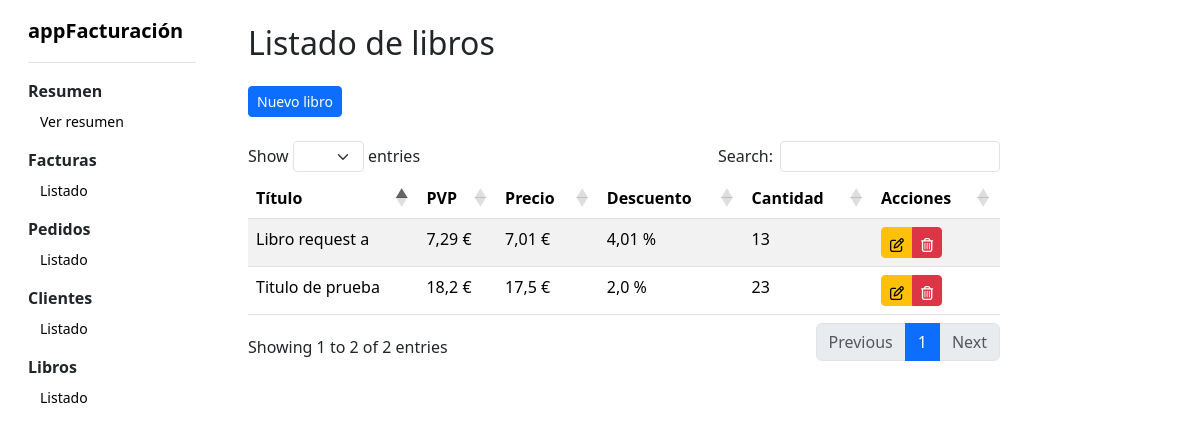
The app's page /facturacion/libros/, older data.
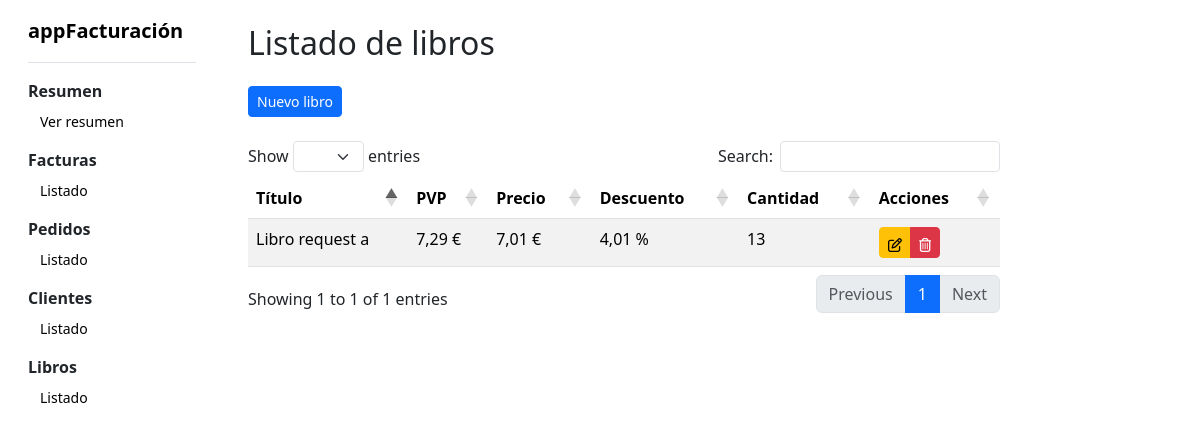
The same page, newer data.
### facturacion/models.py (models this page shows)
class Libro(models.Model):
    titulo = models.CharField(max_length=256, unique=True)
    cantidad = models.IntegerField(default=0)
    precio = models.FloatField(default=0.0)
    descuento = models.FloatField(default=0.0)
    class Meta:
        ordering = ['pk']
        verbose_name = "Libro"
        verbose_name_plural = "Libros"

### facturacion/views/libros.py (the view)
# urls.py: path("libros/", render_index_libros, name="lista_libros"),
def render_index_libros(request):
    libros = Libro.objects.annotate(precio_iva=ExpressionWrapper(Func(F('precio') * 1.04, function='ROUND', template='%(function)s(%(expressions)s, 2)'), output_field=FloatField()))
    return render(request, 'libros/index.html', context={'libros': libros})

### templates/libros/index.html (shortened to what this page needs)
{% extends 'base.html' %}
{% block content %}
    <div class="container-fluid">
        <div class="row">
            <div class="col">
                <h2 class="my-4">Listado de libros</h2>
                <button type="button" class="btn btn-sm btn-primary mb-4" data-bs-toggle="modal" data-bs-target="#crearLibroModal">
                    Nuevo libro
                </button>
                <div class="table-responsive">
                    <table id="tablaLibros" class="table table-striped" style="width:100%;">
                        <thead>
                            <tr>
                                <th>Título</th>
                                <th>PVP</th>
                                <th>Precio</th>
                                <th>Descuento</th>
                                <th>Cantidad</th>
                                <th>Acciones</th>
                            </tr>
                        </thead>
                        <tbody>
                            {% for libro in libros %}
                                <tr>
                                    <td>{{ libro.titulo }}</td>
                                    <td>{{ libro.precio_iva }} €</td>
                                    <td>{{ libro.precio }} €</td>
                                    <td>{{ libro.descuento }} %</td>
                                    <td>{{ libro.cantidad }}</td>
                                    <td>
                                        <div class="btn-group" role="group">
                                            <button type="button" class="btn btn-sm btn-warning" data-bs-toggle="modal" data-bs-target="#editarLibroModal" onclick="document.getElementById('form_editar_libro').action='/facturacion/libros/editar/{{ libro.id }}'; document.getElementById('titulo_editar').value='{{ libro.titulo }}'; document.getElementById('cantidad_editar').value='{{ libro.cantidad }}'; document.getElementById('precio_editar').value='{{ libro.precio }}'.replace(',', '.'); document.getElementById('descuento_editar').value='{{ libro.descuento }}'.replace(',', '.')"></button>
                                            <button type="button" onclick="mostrarModalConfirmacion('{% url 'borrar_libro' pk=libro.pk %}')" class="btn btn-sm btn-danger"></button>
                                          </div>
                                    </td>
                                </tr>
                            {% endfor %}
                        </tbody>
                    </table>
            </div>
            </div>
        </div>
    </div>
{% endblock %}

### templates/base.html (shortened to what this page needs)
{% load static %}
<!DOCTYPE html>
<html lang="es">
<head>
    <link rel="stylesheet" href="{% static 'bootstrap-5.3.2-dist/css/bootstrap.min.css' %}">
    <link rel="stylesheet" href="{% static 'css/sidebar.css' %}">
    <link href="{% static 'DataTables/datatables.min.css' %}" rel="stylesheet">
</head>
<body>
    <div class="container-fluid">
        <div class="row">
            <div class="col-md-auto">
                <div class="flex-shrink-0 p-3" style="width: 200px;">
                    <a href="/" class="d-flex align-items-center pb-3 link-body-emphasis text-decoration-none border-bottom">
                      <span class="fs-5 fw-semibold">appFacturación</span>
                    </a>
                </div>
                <ul class="bd-links-nav px-3 list-unstyled">
                    <li class="bd-links-group">
                        <strong class="bd-links-heading d-flex w-100 align-items-center fw-semibold">
                          Resumen
                        </strong>
                        <ul class="list-unstyled fw-normal pb-2 small">
                            <li class="p-1">
                                <a class="btn btn-sm btn-transparent btn-hover-custom" href="#" role="button" style="--bs-btn-font-size: .875rem;">Ver resumen</a>
                            </li>
                        </ul>
                    </li>
                    <li class="bd-links-group">
                        <strong class="bd-links-heading d-flex w-100 align-items-center fw-semibold">
                          Facturas
                        </strong>
                        <ul class="list-unstyled fw-normal pb-2 small">
                            <li class="p-1">
                                <a class="btn btn-sm btn-transparent btn-hover-custom" href="#" role="button" style="--bs-btn-font-size: .875rem;">Listado</a>
                            </li>
                        </ul>
                    </li>
                    <li class="bd-links-group">
                        <strong class="bd-links-heading d-flex w-100 align-items-center fw-semibold">
                          Pedidos
                        </strong>
                        <ul class="list-unstyled fw-normal pb-2 small">
                            <li class="p-1">
                                <a class="btn btn-sm btn-transparent btn-hover-custom" href="#" role="button" style="--bs-btn-font-size: .875rem;">Listado</a>
                            </li>
                        </ul>
                    </li>
                    <li class="bd-links-group">
                        <strong class="bd-links-heading d-flex w-100 align-items-center fw-semibold">
                          Clientes
                        </strong>
                        <ul class="list-unstyled fw-normal pb-2 small">
                            <li class="p-1">
                                <a class="btn btn-sm btn-transparent btn-hover-custom" href="/clientes/" role="button" style="--bs-btn-font-size: .875rem;">Listado</a>
                            </li>
                        </ul>
                    </li>
                    <li class="bd-links-group">
                        <strong class="bd-links-heading d-flex w-100 align-items-center fw-semibold">
                          Libros
                        </strong>
                        <ul class="list-unstyled fw-normal pb-2 small">
                            <li class="p-1">
                                <a class="btn btn-sm btn-transparent btn-hover-custom" href="{% url 'lista_libros' %}" role="button" style="--bs-btn-font-size: .875rem;">Listado</a>
                            </li>
                        </ul>
                    </li>
                </ul>
            </div>
            <div class="col-md-8">
                {% block content %}{% endblock %}
            </div>
        </div>
    </div>
</body>
</html>

### static/css/sidebar.css (style rules this page uses)
.btn-transparent { border: none; background: none; color: #000; }
.btn-hover-custom { transition: color 0.3s; }

Row changes from the older to the newer data that the page shows:
removed Libro: titulo "Titulo de prueba", precio_iva "18,2", precio "17,5", descuento "2,0", cantidad "23"
Text that changed along with them:
text written by a page script: "Show entries Search: Showing 1 to 2 of 2 entries Previous 1 Next" → "Show entries Search: Showing 1 to 1 of 1 entries Previous 1 Next"
